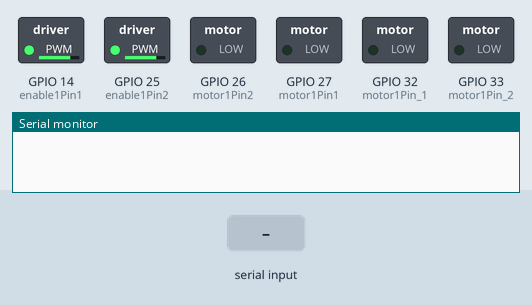
Recording of a sketch running on a simulated ESP32. Shown: switched loads named in the sketch (green lamp = pin HIGH), the last lines printed to the serial monitor. Inputs (shaded band) come from the test bench. Nothing arrives over Bluetooth unless stated.

Above: at 1.2 s.
1.3 s: "F" received over the second serial link
At 2.5 s:
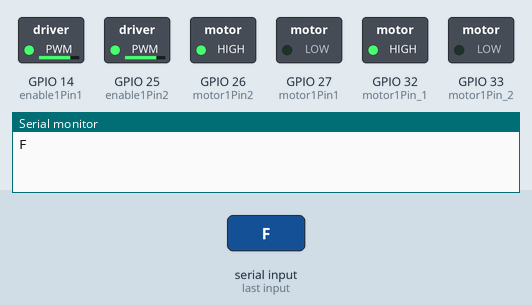
2.8 s: "B" received over the second serial link
At 3.6 s:
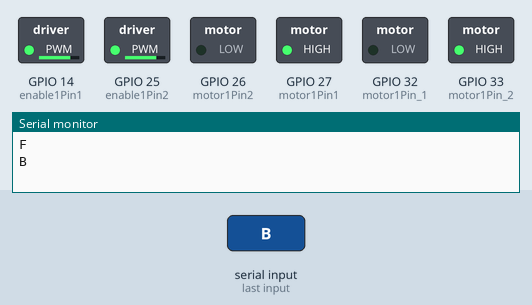
4.3 s: "L" received over the second serial link
At 4.8 s:
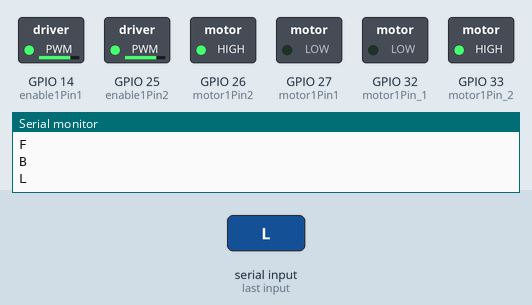
5.8 s: "R" received over the second serial link
At 7.1 s:
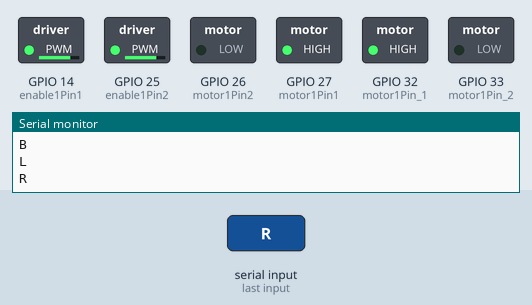
Timing chart, 0 to 8.3 s (numbered marks = the images above; inputs shaded):
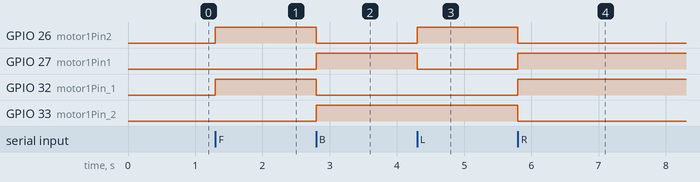

The sketch:

car_esp.ino
```cpp
#include "BluetoothSerial.h"

#if !defined(CONFIG_BT_ENABLED) || !defined(CONFIG_BLUEDROID_ENABLED)
#error Bluetooth is not enabled! Please run `make menuconfig` to and enable it
#endif

BluetoothSerial SerialBT;

int motor1Pin1 = 27;
int motor1Pin2 = 26;

int motor1Pin_1 = 32;
int motor1Pin_2 = 33;

int enable1Pin1 = 14;
int enable1Pin2 = 25;

char input;
char data_incom;
// Setting PWM properties
const int freq = 30000;
const int pwmChannel0 = 0;
const int pwmChannel1 = 0;

const int resolution = 8;
int dutyCycle = 200;

void setup() {
  pinMode(motor1Pin1, OUTPUT);
  pinMode(motor1Pin2, OUTPUT);
  pinMode(enable1Pin1, OUTPUT);

  pinMode(motor1Pin_1, OUTPUT);
  pinMode(motor1Pin_2, OUTPUT);
  pinMode(enable1Pin2, OUTPUT);

  ledcSetup(pwmChannel0, freq, resolution);
  ledcSetup(pwmChannel1, freq, resolution);

  ledcAttachPin(enable1Pin1, pwmChannel0);
  ledcAttachPin(enable1Pin2, pwmChannel1);

  ledcWrite(pwmChannel0, dutyCycle);
  ledcWrite(pwmChannel1, dutyCycle);
  Serial.begin(115200);
  SerialBT.begin();

}

void loop() {
  if (SerialBT.available())
  {
    data_incom = SerialBT.read();
    Serial.println(data_incom);
  }

  if (data_incom == 'F' || data_incom == 'B' || data_incom == 'L' || data_incom == 'R' || data_incom == 'S'){
    input =   data_incom;
  }
  if( input == 'F'){
    forword();
  }else if(input == 'B'){
    backword();
  }else if(input == 'L'){
    left();
  }
  else if(input == 'R'){
    right();
  }else{
    Break();
  }

}

void forword() {
  digitalWrite(motor1Pin_1, HIGH);
  digitalWrite(motor1Pin_2, LOW);
  digitalWrite(motor1Pin1, LOW);
  digitalWrite(motor1Pin2, HIGH);

}

void backword() {
  digitalWrite(motor1Pin_1, LOW);
  digitalWrite(motor1Pin_2, HIGH);
  digitalWrite(motor1Pin1, HIGH);
  digitalWrite(motor1Pin2, LOW);
}

void right() {
  digitalWrite(motor1Pin_1, HIGH);
  digitalWrite(motor1Pin_2, LOW);
  digitalWrite(motor1Pin1, HIGH);
  digitalWrite(motor1Pin2, LOW);
}

void left() {
  digitalWrite(motor1Pin_1, LOW);
  digitalWrite(motor1Pin_2, HIGH);
  digitalWrite(motor1Pin1, LOW);
  digitalWrite(motor1Pin2, HIGH);
}

void Break() {
  digitalWrite(motor1Pin_1, LOW);
  digitalWrite(motor1Pin_2, LOW);
  digitalWrite(motor1Pin1, LOW);
  digitalWrite(motor1Pin2, LOW);
}
```

Measured:
- after the input at 1.3 s, GPIO 26 (motor1Pin2), GPIO 32 (motor1Pin_1): LOW → HIGH at once
- after the input at 2.8 s, GPIO 26 (motor1Pin2), GPIO 32 (motor1Pin_1): HIGH → LOW at once; GPIO 27 (motor1Pin1), GPIO 33 (motor1Pin_2): LOW → HIGH at once
- after the input at 4.3 s, GPIO 26 (motor1Pin2): LOW → HIGH at once; GPIO 27 (motor1Pin1): HIGH → LOW at once
- after the input at 5.8 s, GPIO 26 (motor1Pin2), GPIO 33 (motor1Pin_2): HIGH → LOW at once; GPIO 27 (motor1Pin1), GPIO 32 (motor1Pin_1): LOW → HIGH at once
